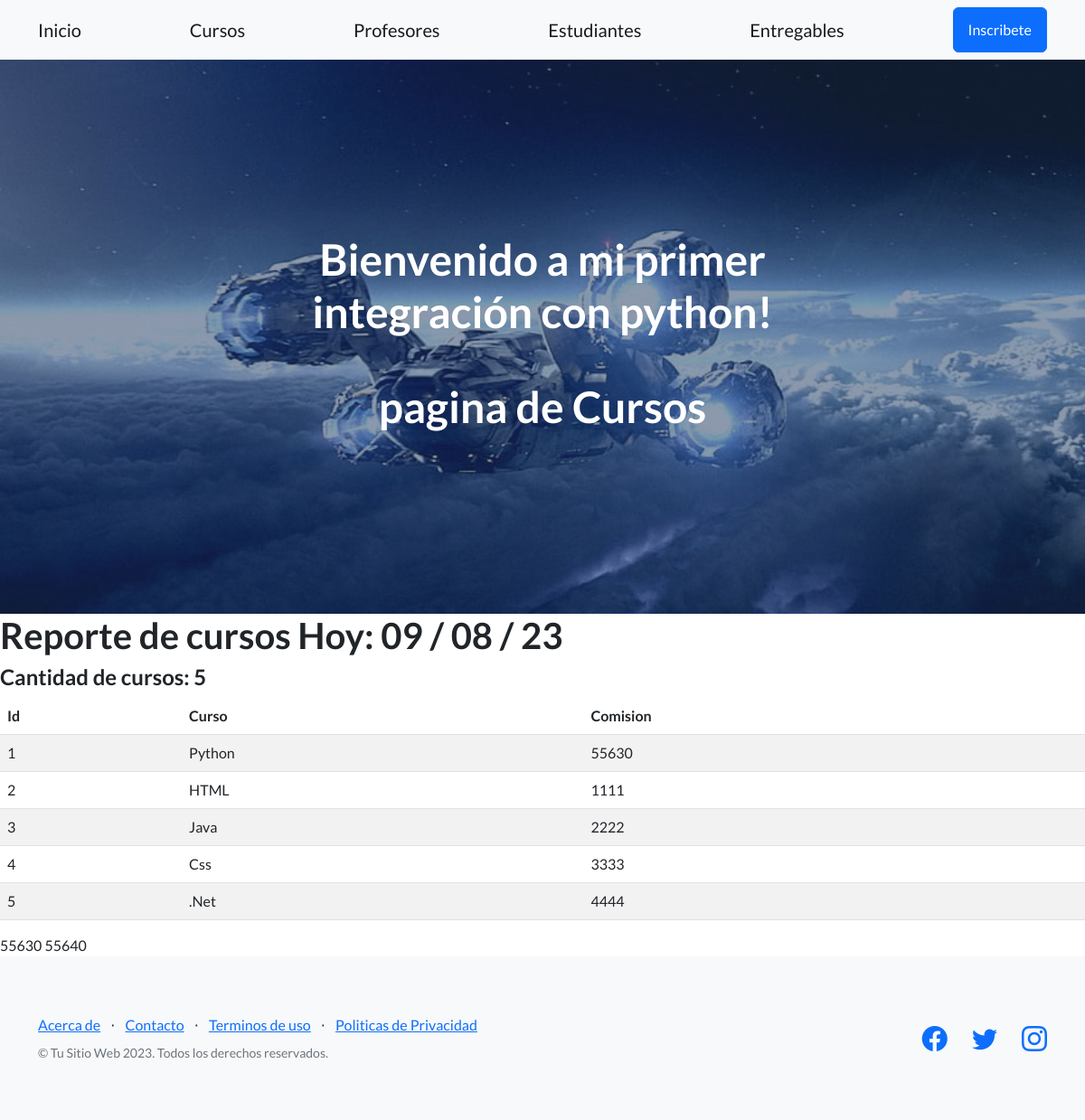
The app's page /cursos/, older data.
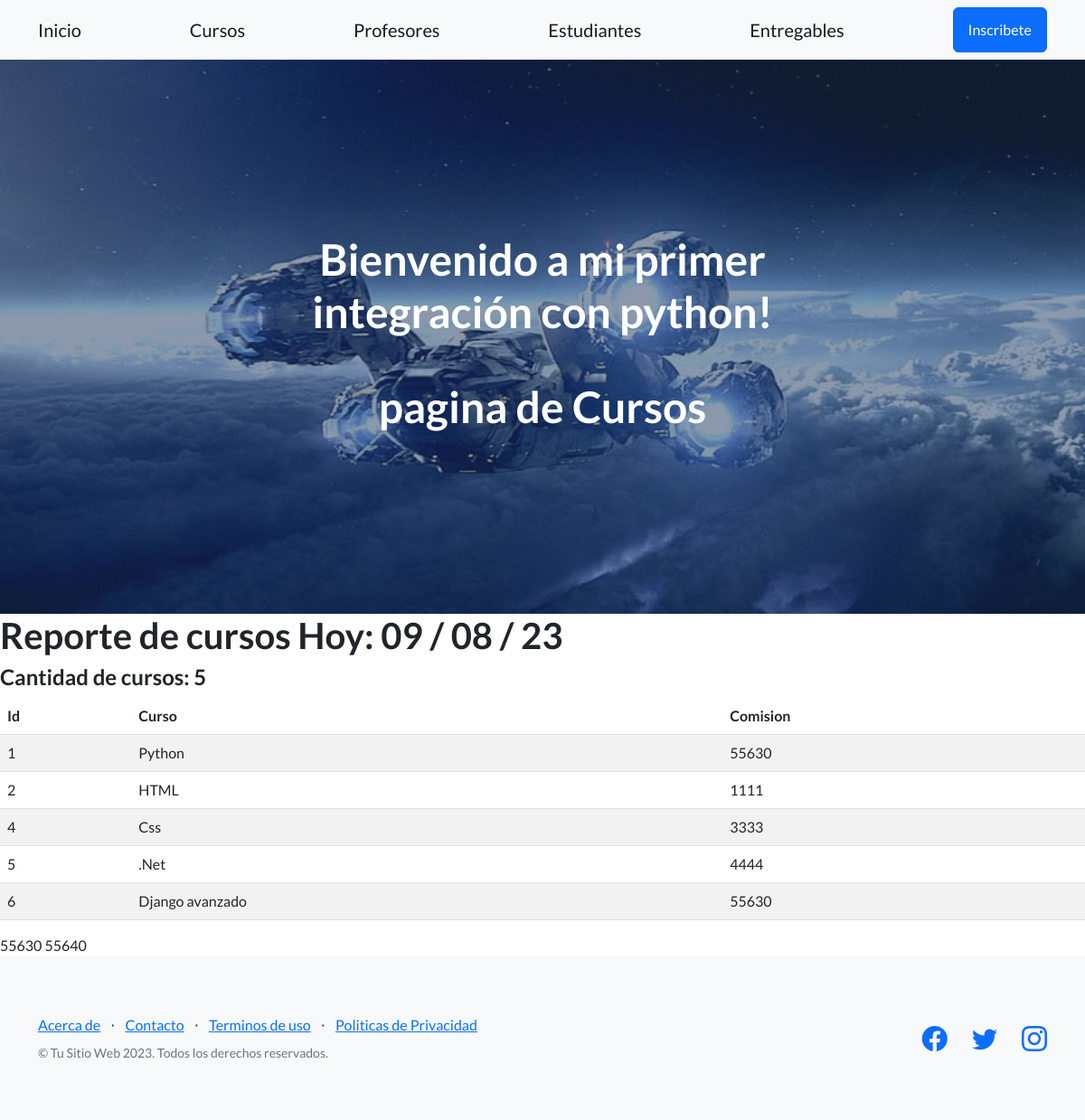
The same page, newer data.
### app1/models.py (models this page shows, shortened)
class Curso(models.Model):
    nombre = models.CharField(max_length=50)
    comision = models.IntegerField()

### app1/views.py (the view)
# urls.py: path('cursos/', cursos, name="cursos" ),
def cursos(request):
    contexto = {'cursos': Curso.objects.all(), 'titulo': 'Reporte de cursos','comisiones' : ['55630', '55640']}
    return render(request, "app1/cursos.html", contexto)

### app1/templates/app1/cursos.html (shortened to what this page needs)
{% extends 'app1/base.html' %}
{% load static %}
{% block titulo %}
    <h1> pagina de Cursos</h1>
{% endblock titulo %}
{% block contenido %}
<h1> {{ titulo | capfirst }}   Hoy: {% now "d / m / y"    %}
</h1>
<h4> Cantidad de cursos: {{cursos | length }}</h4>
<table class="table table-striped">
    <thead>
     <tr>
        <th>Id</th>
        <th>Curso</th>
        <th>Comision</th>
     </tr>
    </thead>
    <tbody>
        {%for elemento in cursos     %}
        <tr>
            <td>{{ elemento.id }}</td>
            <td>{{ elemento.nombre }}</td>
            <td>{{ elemento.comision }}</td>
        </tr>
        {% endfor %}
    </tbody>
</table>
{%for comi in comisiones %}
    {{comi }}
{%endfor %}
{% endblock contenido %}

### app1/templates/app1/base.html (shortened to what this page needs)
<!DOCTYPE html>
<html lang="en">
    <head>
        {% load static %}
        <link href="https://cdn.jsdelivr.net/npm/bootstrap-icons@1.5.0/font/bootstrap-icons.css" rel="stylesheet" type="text/css" />
        <link href="https://cdn.jsdelivr.net/npm/bootstrap@5.2.3/dist/css/bootstrap.min.css" rel="stylesheet" type="text/css" />
        <link href="{% static 'app1/css/styles.css' %}" rel="stylesheet" />
    </head>
    <body>
        <nav class="navbar navbar-light bg-light static-top">
            <div class="container">
                <a class="navbar-brand" href="{% url 'home' %}">Inicio</a>
                <a class="navbar-brand" href="{% url 'cursos' %}">Cursos</a>
                <a class="navbar-brand" href="{% url 'profesores' %}">Profesores</a>
                <a class="navbar-brand" href="{% url 'estudiantes' %}">Estudiantes</a>
                <a class="navbar-brand" href="{% url 'entregables' %}">Entregables</a>
                <a class="btn btn-primary" href="#signup">Inscribete</a>
            </div>
        </nav>
        <header class="masthead">
            <div class="container position-relative">
                <div class="row justify-content-center">
                    <div class="col-xl-6">
                        <div class="text-center text-white">
                            <h1 class="mb-5">Bienvenido a mi primer integración con python!</h1>
                            <h2>
                            {% block titulo %}
                            {% endblock titulo %}
                            </h2>
                        </div>
                    </div>
                </div>
            </div>
        </header>
        {% block contenido %}
        {% endblock contenido %}
        <footer class="footer bg-light">
            <div class="container">
                <div class="row">
                    <div class="col-lg-6 h-100 text-center text-lg-start my-auto">
                        <ul class="list-inline mb-2">
                            <li class="list-inline-item"><a href="#!">Acerca de</a></li>
                            <li class="list-inline-item">⋅</li>
                            <li class="list-inline-item"><a href="#!">Contacto</a></li>
                            <li class="list-inline-item">⋅</li>
                            <li class="list-inline-item"><a href="#!">Terminos de uso</a></li>
                            <li class="list-inline-item">⋅</li>
                            <li class="list-inline-item"><a href="#!">Politicas de Privacidad</a></li>
                        </ul>
                        <p class="text-muted small mb-4 mb-lg-0">&copy; Tu Sitio Web 2023. Todos los derechos reservados.</p>
                    </div>
                    <div class="col-lg-6 h-100 text-center text-lg-end my-auto">
                        <ul class="list-inline mb-0">
                            <li class="list-inline-item me-4">
                                <a href="#!"><i class="bi-facebook fs-3"></i></a>
                            </li>
                            <li class="list-inline-item me-4">
                                <a href="#!"><i class="bi-twitter fs-3"></i></a>
                            </li>
                            <li class="list-inline-item">
                                <a href="#!"><i class="bi-instagram fs-3"></i></a>
                            </li>
                        </ul>
                    </div>
                </div>
            </div>
        </footer>
    </body>
</html>

Row changes from the older to the newer data that the page shows:
removed Curso: id "3", nombre "Java", comision "2222"
added Curso: id "6", nombre "Django avanzado", comision "55630"
